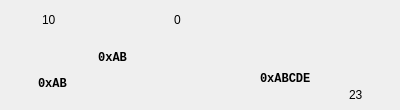
<?xml version="1.0" encoding="UTF-8"?>
<ui version="4.0">
 <class>CManual</class>
 <widget class="QWidget" name="CManual">
  <property name="geometry">
   <rect>
    <x>0</x>
    <y>0</y>
    <width>400</width>
    <height>110</height>
   </rect>
  </property>
  <property name="sizePolicy">
   <sizepolicy hsizetype="Fixed" vsizetype="Fixed">
    <horstretch>0</horstretch>
    <verstretch>0</verstretch>
   </sizepolicy>
  </property>
  <property name="minimumSize">
   <size>
    <width>400</width>
    <height>0</height>
   </size>
  </property>
  <property name="maximumSize">
   <size>
    <width>400</width>
    <height>110</height>
   </size>
  </property>
  <property name="windowTitle">
   <string notr="true">Form</string>
  </property>
  <widget class="QWidget" name="widget" native="true">
   <property name="geometry">
    <rect>
     <x>0</x>
     <y>0</y>
     <width>400</width>
     <height>110</height>
    </rect>
   </property>
   <property name="styleSheet">
    <string notr="true">border-image: url(:/common/manual.png);
</string>
   </property>
   <widget class="QLabel" name="mRgMsbNoHint">
    <property name="geometry">
     <rect>
      <x>42</x>
      <y>15</y>
      <width>30</width>
      <height>10</height>
     </rect>
    </property>
    <property name="styleSheet">
     <string notr="true">border-image:none;</string>
    </property>
    <property name="text">
     <string notr="true">10</string>
    </property>
   </widget>
   <widget class="QLabel" name="mLabelHint_1">
    <property name="geometry">
     <rect>
      <x>174</x>
      <y>15</y>
      <width>46</width>
      <height>10</height>
     </rect>
    </property>
    <property name="styleSheet">
     <string notr="true">border-image:none;</string>
    </property>
    <property name="text">
     <string notr="true">0</string>
    </property>
   </widget>
   <widget class="QLabel" name="mYDimHint">
    <property name="geometry">
     <rect>
      <x>349</x>
      <y>90</y>
      <width>46</width>
      <height>10</height>
     </rect>
    </property>
    <property name="styleSheet">
     <string notr="true">border-image:none;</string>
    </property>
    <property name="text">
     <string notr="true">23</string>
    </property>
   </widget>
   <widget class="QLabel" name="mRgVal">
    <property name="geometry">
     <rect>
      <x>62</x>
      <y>48</y>
      <width>101</width>
      <height>20</height>
     </rect>
    </property>
    <property name="font">
     <font>
      <family>Courier New</family>
      <pointsize>9</pointsize>
      <weight>75</weight>
      <bold>true</bold>
     </font>
    </property>
    <property name="styleSheet">
     <string notr="true">border-image:none;</string>
    </property>
    <property name="text">
     <string notr="true">0xAB</string>
    </property>
    <property name="alignment">
     <set>Qt::AlignCenter</set>
    </property>
   </widget>
   <widget class="QLabel" name="mYVal">
    <property name="geometry">
     <rect>
      <x>260</x>
      <y>69</y>
      <width>91</width>
      <height>20</height>
     </rect>
    </property>
    <property name="font">
     <font>
      <family>Courier New</family>
      <pointsize>9</pointsize>
      <weight>75</weight>
      <bold>true</bold>
     </font>
    </property>
    <property name="styleSheet">
     <string notr="true">border-image:none;</string>
    </property>
    <property name="text">
     <string notr="true">0xABCDE</string>
    </property>
   </widget>
   <widget class="QLabel" name="mSVal">
    <property name="geometry">
     <rect>
      <x>38</x>
      <y>74</y>
      <width>40</width>
      <height>20</height>
     </rect>
    </property>
    <property name="font">
     <font>
      <family>Courier New</family>
      <pointsize>9</pointsize>
      <weight>75</weight>
      <bold>true</bold>
     </font>
    </property>
    <property name="styleSheet">
     <string notr="true">border-image:none;</string>
    </property>
    <property name="text">
     <string notr="true">0xAB</string>
    </property>
   </widget>
  </widget>
 </widget>
 <resources/>
 <connections/>
</ui>
